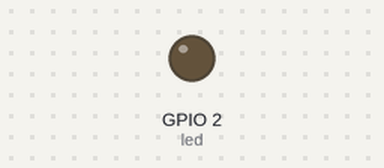
A program run on a simulated ESP32 board running MicroPython. Parts: output pins drawn as LEDs (lit = HIGH).

Above: at 0.05 s.
At 4.65 s:
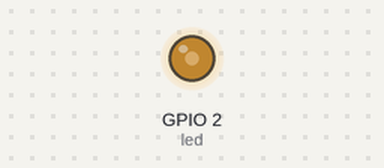
At 9.35 s:
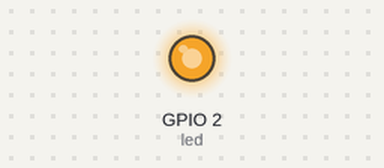
At 18.65 s:
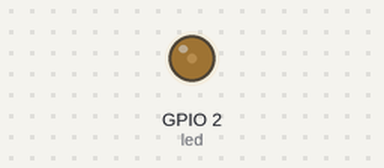
Timing chart, 0 to 26.8 s (numbered marks = the images above):
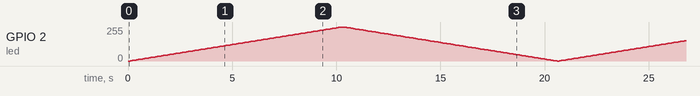

The program:

29._Controle_de_um_LED_com_PWM.py
```python
from machine import Pin, PWM
import time

led = PWM(Pin(2), freq=1000)  # GPIO 2

while True:
    for duty in range(0, 1024, 10):
        led.duty(duty)
        time.sleep(0.1)
    for duty in range(1023, -1, -10):
        led .duty(duty)
        time.sleep(0.1)
```
